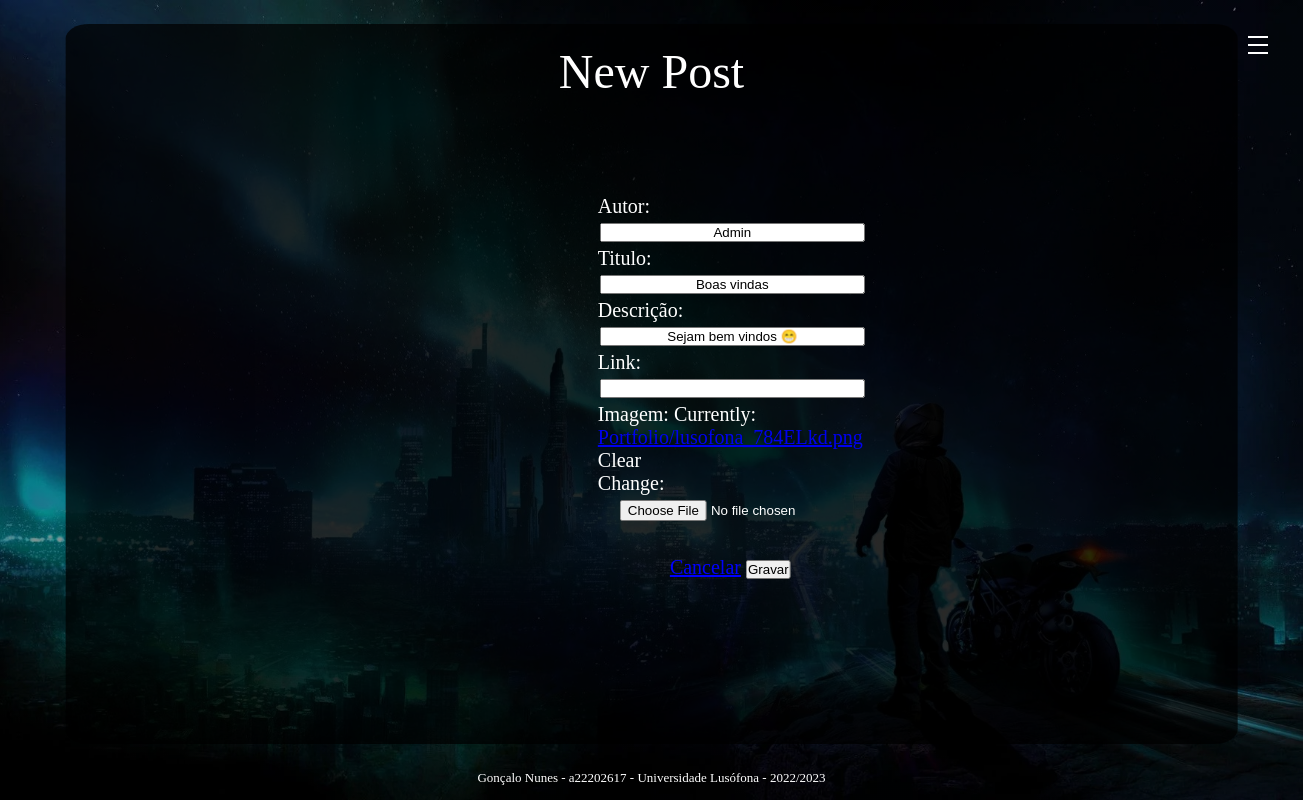
/edita/1, run on an earlier commit of the app's database.
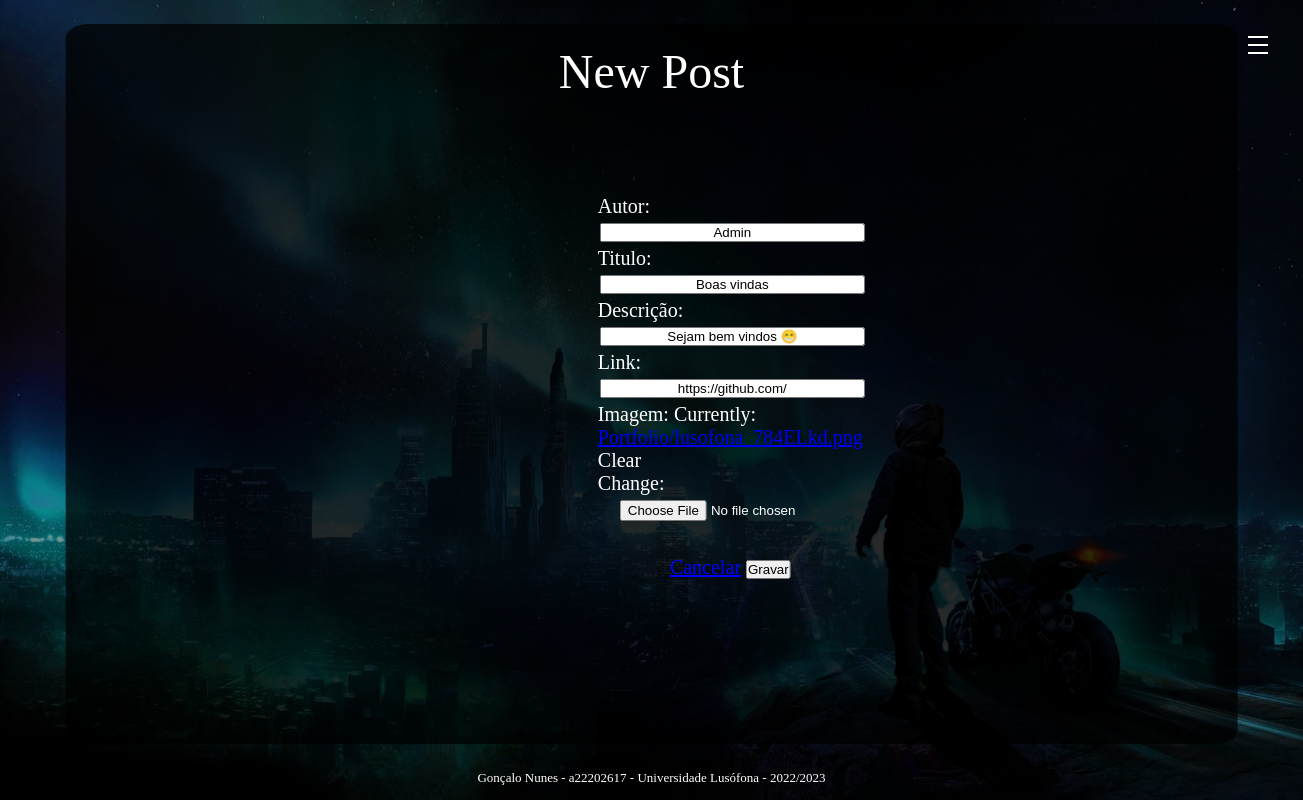
And on a later commit of the database.
### Portfolio/models.py (models this page shows, shortened)
class Post(models.Model):
    autor = models.CharField(max_length=50)
    data = models.DateTimeField(auto_now_add=True)
    titulo = models.CharField(max_length=200)
    descrição = models.CharField(max_length=450)
    link = models.CharField(max_length=200, blank=True)
    imagem = models.ImageField(upload_to='Portfolio/', null=True, blank=True)

### Portfolio/views.py (the view)
# urls.py: path('edita/<int:post_id>', views.edita_post_view, name='edita'),
def edita_post_view(request, post_id):
    post = get_object_or_404(Post, id=post_id)
    if request.method == 'POST':
        form = PostForm(request.POST, request.FILES, instance=post)
        if form.is_valid():
            form.save()
            return redirect('home')
    else:
        form = PostForm(instance=post)
    context = {'form': form, 'post_id': post_id}
    return render(request, 'portfolio/edita.html', context)

### Portfolio/forms.py
class PostForm(ModelForm):
    class Meta:
        model = Post
        fields = '__all__'
        error_messages = {
            'imagem': {'required': 'Insira uma imagem.'},
        }

### Portfolio/templates/portfolio/edita.html (shortened to what this page needs)
{% extends "portfolio/layout.html" %}
{% block styles %}
    {% load static %}
    <link rel="stylesheet" href="{% static 'portfolio/css/new.css' %}" />
{% endblock styles %}
{% block content %}
    <div class="title">New Post</div>
      <article>
        <form action="{% url 'edita' post_id %}" method="POST" enctype="multipart/form-data">
            <div class="Form">{{ form.as_p }}</div>
            <a href="{% url 'home' %}" role="button" style="color: blue">Cancelar</a>
            <input type="submit" value="Gravar">
        </form>
      </article>
{% endblock content %}

### Portfolio/templates/portfolio/layout.html (shortened to what this page needs)
<!DOCTYPE html>
<html lang="pt">
  <head>
    {% block head %}
    {% block styles %}
    {% load static %}
    {% endblock styles %}
    {% load static %}
     {% endblock head %}
  </head>
  <body>
    {% block body %}
    <label for="active" class="menu-btn"><span></span></label>
    <div id="content" class="content">
      {% block content %}
      {% endblock content %}
    </div>
    <footer>
      {% block footer %} Gonçalo Nunes - a22202617 - Universidade Lusófona -
      2022/2023 {% endblock footer %}
    </footer>
    {% endblock body %}
  </body>
</html>

### Portfolio/static/portfolio/css/new.css (style rules this page uses)
* { box-sizing: border-box; padding: 0; margin: 0; }
body { background: linear-gradient(90deg, #000000, #261055); background-image: linear-gradient(rgba(0, 0, 0, 0.5), rgba(0, 0, 0, 0.384)), url(/static/portfolio/img/background.jpg); background-repeat: no-repeat; background-position: center; background-size: cover; background-attachment: fixed; display: flex; justify-content: center; align-items: center; font-size: 3em; }
footer { position: fixed; text-align: center; padding: 10px 10px 0px 10px; bottom: 0; font-size: small; width: 100%; height: 40px; color: white; }
.menu-btn { position: absolute; z-index: 2; right: 20px; top: 20px; height: 50px; width: 50px; text-align: center; line-height: 50px; border-radius: 50%; font-size: 20px; cursor: pointer; transition: all 0.3s ease-in-out; }
.menu-btn span, .menu-btn:before, .menu-btn:after { content: ""; position: absolute; top: calc(50% - 1px); left: 30%; width: 40%; border-bottom: 2px solid #ffffff; transition: transform 0.6s cubic-bezier(0.215, 0.61, 0.355, 1); }
.menu-btn:before { transform: translateY(-8px); }
.menu-btn:after { transform: translateY(8px); }
.content { box-shadow: inset 0px 0px; position: absolute; display: flex; flex-direction: column; background-color: #000000b9; top: 30%; left: 50%; transform: translate(-50%, -30%); z-index: -1; text-align: center; height: 90%; width: 90%; color: white; border-radius: 2%; }
.content > article { display: flex; font-size: 20px; border: 10px solid #00000000; padding: 24px; width: 90%; height: 90%; scroll-padding: 24px; border-radius: 8px; gap: 12px; margin: 2rem auto; }
.title { padding: 20px 20px 0px 20px; }
.Form { text-align: left; padding: 20px; margin: 10px 420px; color: white; }
.Form input { text-align: center; padding: 0px 20px; margin: 5px 2px; width: 100%; }

What changed in the data, as far as the page shows it:
changed Post "Admin": link (not shown) → "https://github.com/"
